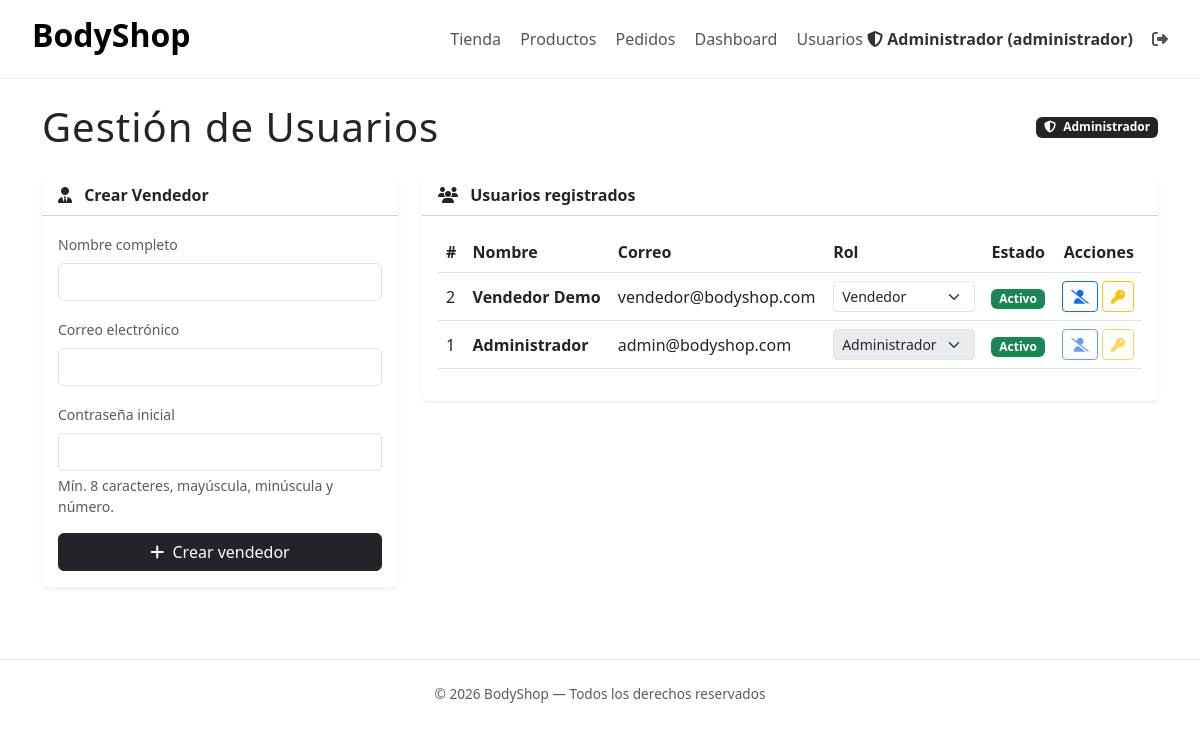
The page /?c=AdminUsuario&m=index (signed in) on the database its author committed.
### tables this page shows
CREATE TABLE `usuarios` (
  `id` int(11) NOT NULL AUTO_INCREMENT,
  `nombre` varchar(120) NOT NULL,
  `email` varchar(160) NOT NULL,
  `password_hash` varchar(255) NOT NULL,
  `rol` enum('usuario','vendedor','administrador') NOT NULL DEFAULT 'usuario',
  `activo` tinyint(1) NOT NULL DEFAULT 1,
  `created_at` timestamp NULL DEFAULT CURRENT_TIMESTAMP,
  `updated_at` timestamp NULL DEFAULT CURRENT_TIMESTAMP ON UPDATE CURRENT_TIMESTAMP,
  PRIMARY KEY (`id`),
  UNIQUE KEY `uq_usuarios_email` (`email`)
);

### controllers/AdminUsuarioController.php (called while the page is built, shortened)
<?php
require_once BASE_PATH . '/core/Auth.php';
require_once BASE_PATH . '/core/Security.php';
require_once BASE_PATH . '/repositories/UsuarioRepository.php';
class AdminUsuarioController
{
    private UsuarioRepository $repo;
    public function __construct()
    {
        $this->repo = new UsuarioRepository();
    }
    public function index()
    {
        $pagina = max(1, (int)($_GET['pagina'] ?? 1));
        $data = $this->repo->allPag($pagina, 10);
        $usuarios = $data['usuarios'];
        require BASE_PATH . '/views/admin/usuarios/index.php';
    }
}

### core/Router.php (called while the page is built, shortened)
<?php
class Router
{
    public function run()
    {
        $method     = $_GET['m'] ?? 'index';
        $instance = new $controllerClass();
        call_user_func([$instance, $method]);
    }
}

### index.php (called while the page is built, shortened)
<?php
$router = new Router();
$router->run();

### config/Database.php (called while the page is built)
<?php
class Database
{
    private static ?PDO $db = null;
    public static function getConexion(): PDO
    {
        if (self::$db === null) {
            $host = getenv('DB_HOST') ?: 'db';
            $dbname = getenv('DB_NAME') ?: 'bodyshop';
            $user = getenv('DB_USER') ?: 'root';
            $pass = getenv('DB_PASS') ?: 'root';
            self::$db = new PDO(
                "mysql:host=$host;dbname=$dbname;charset=utf8mb4",
                $user,
                $pass,
                [PDO::ATTR_ERRMODE => PDO::ERRMODE_EXCEPTION]
            );
        }
        return self::$db;
    }
}

### repositories/UsuarioRepository.php (called while the page is built, shortened)
<?php
require_once __DIR__ . '/../config/Database.php';
class UsuarioRepository
{
    private PDO $db;
    public function __construct()
    {
        $this->db = Database::getConexion();
    }
    public function allPag(int $pagina = 1, int $porPagina = 10): array
    {
        $total = (int)$this->db->query("SELECT COUNT(*) FROM usuarios")->fetchColumn();
        $offset = max(0, ($pagina - 1) * $porPagina);
        $stmt = $this->db->prepare(
            "SELECT id, nombre, email, rol, activo, created_at
             FROM usuarios ORDER BY id DESC LIMIT $porPagina OFFSET $offset"
        );
        $stmt->execute();
        $usuarios = $stmt->fetchAll(PDO::FETCH_ASSOC);
        return [
            'usuarios' => $usuarios,
            'total' => $total,
            'paginas' => (int)ceil($total / $porPagina),
            'pagina' => $pagina,
        ];
    }
}

### core/Security.php (called while the page is built, shortened)
<?php
class Security
{
    public static function escape($valor): string
    {
        return htmlspecialchars((string)$valor, ENT_QUOTES, 'UTF-8');
    }
}

### core/Auth.php (called while the page is built, shortened)
<?php
class Auth
{
    public static function id(): ?int
    {
        return isset($_SESSION['user_id']) ? (int)$_SESSION['user_id'] : null;
    }
}

### views/admin/usuarios/index.php (the view, shortened to what this page needs)
<?php require BASE_PATH . '/views/layouts/header.php'; ?>
<div class="container py-4">
    <div class="d-flex justify-content-between align-items-center mb-4">
        <h1 class="fw-light mb-0" style="letter-spacing:1px;">Gestión de Usuarios</h1>
        <span class="badge bg-dark"><i class="fas fa-shield-alt me-1"></i> Administrador</span>
    </div>
    <div class="row g-4">
        <div class="col-lg-4">
            <div class="card border-0 shadow-sm">
                <div class="card-header bg-white">
                    <strong><i class="fas fa-user-tie me-2"></i> Crear Vendedor</strong>
                </div>
                <div class="card-body">
                    <form method="POST" action="/?c=AdminUsuario&m=storeVendedor" autocomplete="off">
                        <div class="mb-3">
                            <label class="form-label small text-muted">Nombre completo</label>
                            <input type="text" name="nombre" class="form-control" required minlength="3">
                        </div>
                        <div class="mb-3">
                            <label class="form-label small text-muted">Correo electrónico</label>
                            <input type="email" name="email" class="form-control" required>
                        </div>
                        <div class="mb-3">
                            <label class="form-label small text-muted">Contraseña inicial</label>
                            <input type="password" name="clave" class="form-control" required>
                            <div class="form-text small">Mín. 8 caracteres, mayúscula, minúscula y número.</div>
                        </div>
                        <button type="submit" class="btn btn-dark w-100">
                            <i class="fas fa-plus me-1"></i> Crear vendedor
                        </button>
                    </form>
                </div>
            </div>
        </div>
        <div class="col-lg-8">
            <div class="card border-0 shadow-sm">
                <div class="card-header bg-white">
                    <strong><i class="fas fa-users me-2"></i> Usuarios registrados</strong>
                </div>
                <div class="card-body table-responsive">
                    <table class="table table-hover align-middle">
                        <thead>
                            <tr>
                                <th>#</th>
                                <th>Nombre</th>
                                <th>Correo</th>
                                <th>Rol</th>
                                <th>Estado</th>
                                <th class="text-end">Acciones</th>
                            </tr>
                        </thead>
                        <tbody>
                            <?php foreach ($usuarios as $u): ?>
                                <tr>
                                    <td><?= $u['id'] ?></td>
                                    <td class="fw-semibold"><?= Security::escape($u['nombre']) ?></td>
                                    <td><?= Security::escape($u['email']) ?></td>
                                    <td>
                                        <select class="form-select form-select-sm rol-select" data-id="<?= $u['id'] ?>" <?= $u['id'] === Auth::id() ? 'disabled' : '' ?>>
                                            <?php foreach (['usuario', 'vendedor', 'administrador'] as $r): ?>
                                                <option value="<?= $r ?>" <?= $u['rol'] === $r ? 'selected' : '' ?>><?= ucfirst($r) ?></option>
                                            <?php endforeach; ?>
                                        </select>
                                    </td>
                                    <td>
                                        <?php if ((int)$u['activo'] === 1): ?>
                                            <span class="badge bg-success">Activo</span>
                                        <?php else: ?>
                                            <span class="badge bg-secondary">Inactivo</span>
                                        <?php endif; ?>
                                    </td>
                                    <td class="text-end">
                                        <button class="btn btn-sm btn-outline-primary activo-btn" data-id="<?= $u['id'] ?>" data-activo="<?= (int)$u['activo'] ?>" <?= $u['id'] === Auth::id() ? 'disabled' : '' ?> title="Cambiar estado">
                                            <i class="fas <?= (int)$u['activo'] === 1 ? 'fa-user-slash' : 'fa-user-check' ?>"></i>
                                        </button>
                                        <button class="btn btn-sm btn-outline-warning pass-btn" data-id="<?= $u['id'] ?>" data-nombre="<?= Security::escape($u['nombre']) ?>" <?= $u['id'] === Auth::id() ? 'disabled' : '' ?> title="Restablecer contraseña">
                                            <i class="fas fa-key"></i>
                                        </button>
                                    </td>
                                </tr>
                            <?php endforeach; ?>
                        </tbody>
                    </table>
                </div>
            </div>
        </div>
    </div>
</div>
<?php require BASE_PATH . '/views/layouts/footer.php'; ?>

### rows shown on the page
usuarios: id "2", nombre "Vendedor Demo", email "vendedor@bodyshop.com", rol+id "Vendedor", activo "Activo"
usuarios: id "1", nombre "Administrador", email "admin@bodyshop.com", rol+id "Administrador", activo "Activo"

### other values the page prints
Security::escape($nombre) "Administrador"
Security::escape($rol) "administrador"
